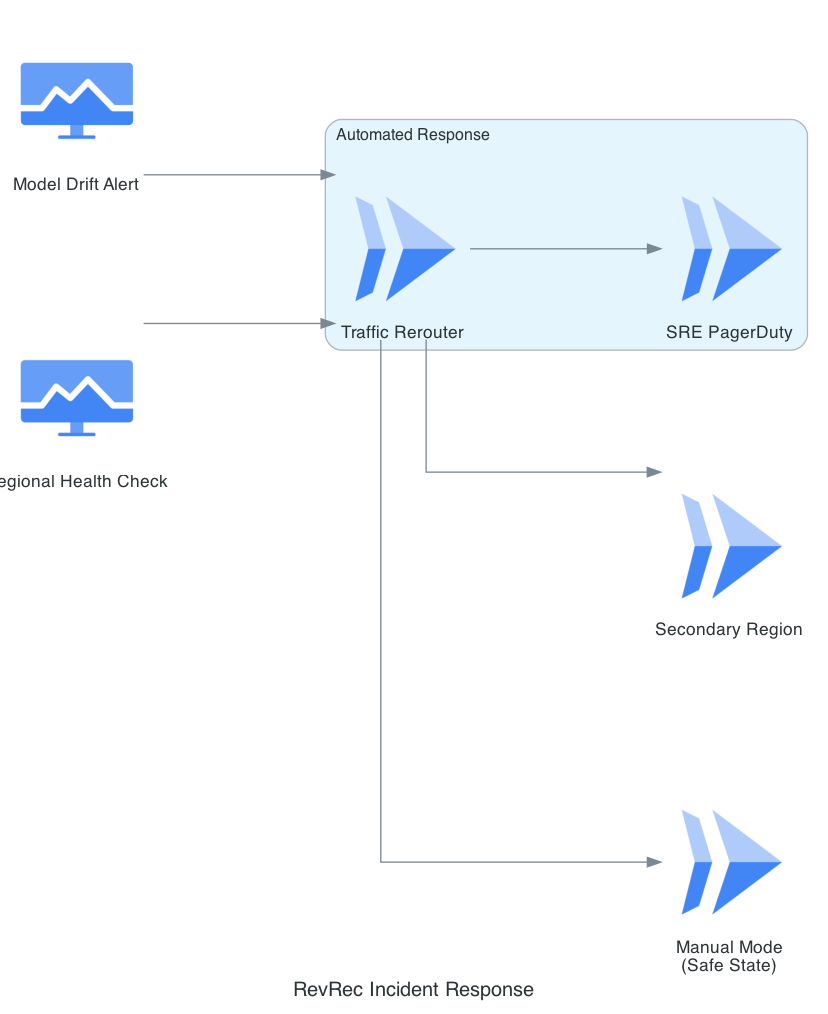

The Python source for this figure:
from diagrams import Diagram, Cluster, Edge
from diagrams.gcp.operations import Monitoring
from diagrams.gcp.compute import Run

graph_attr = {"pad": "0.1", "nodesep": "1.2", "ranksep": "2.0", "bgcolor": "transparent"}

with Diagram("RevRec Incident Response", show=False, filename="revrec_incident_response", direction="LR", graph_attr=graph_attr):
    drift = Monitoring("Model Drift Alert")
    outage = Monitoring("Regional Health Check")
    
    with Cluster("Automated Response"):
        router = Run("Traffic Rerouter")
        alert = Run("SRE PagerDuty")

    failover_site = Run("Secondary Region")
    manual_mode = Run("Manual Mode\n(Safe State)")

    drift >> router >> manual_mode
    outage >> router >> failover_site
    router >> alert
